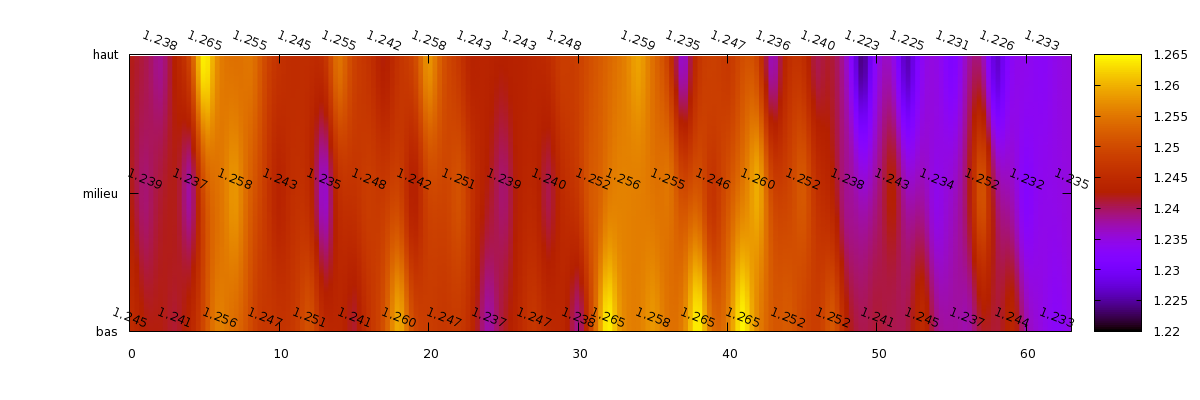

This chart was generated by the following gnuplot code:
# https://stackoverflow.com/questions/37449004/making-x-y-tics-dynamically-in-gnuplot/37453347#37453347
# http://www.phyast.pitt.edu/~zov1/gnuplot/html/broken.html

#set size ratio 0.5
#old_term=GPVAL_TERM

file="mapCap.dat"
set xrange [0:63]; set yrange [0:2]
set terminal GPVAL_TERM size  1200,400 
set ytics ("bas" 0, "milieu" 1, "haut" 2)
set view map
set pm3d at b map
set dgrid3d 200,200,2
splot file u 1:2:3, '' u 1:2:3:3 w labels  rotate by -22 offset char 0,+1 notitle 

old_term=GPVAL_TERM
set term pngcairo font "Sans,9"
outfile=file[0:strstrt(file, ".")-1].".png"
set output outfile; replot; pr "[".outfile."] saved"
set t old_term 0 font "Sans,9"; replot